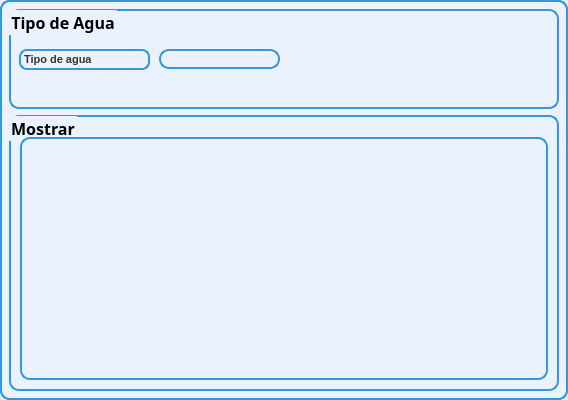
<?xml version="1.0" encoding="UTF-8"?>
<ui version="4.0">
 <class>TipoAguaScreen</class>
 <widget class="QMainWindow" name="TipoAguaScreen">
  <property name="geometry">
   <rect>
    <x>0</x>
    <y>0</y>
    <width>568</width>
    <height>400</height>
   </rect>
  </property>
  <property name="minimumSize">
   <size>
    <width>568</width>
    <height>400</height>
   </size>
  </property>
  <property name="maximumSize">
   <size>
    <width>568</width>
    <height>400</height>
   </size>
  </property>
  <property name="windowTitle">
   <string>Tipo de Agua</string>
  </property>
  <property name="styleSheet">
   <string notr="true">border: 2px solid #3498db;
border-radius: 10px;

background-color: #eaf2ff;</string>
  </property>
  <widget class="QWidget" name="centralwidget">
   <layout class="QVBoxLayout" name="verticalLayout">
    <item>
     <widget class="QGroupBox" name="groupBox">
      <property name="minimumSize">
       <size>
        <width>550</width>
        <height>100</height>
       </size>
      </property>
      <property name="maximumSize">
       <size>
        <width>551</width>
        <height>100</height>
       </size>
      </property>
      <property name="font">
       <font>
        <family>Arial Black</family>
        <pointsize>12</pointsize>
        <weight>75</weight>
        <bold>true</bold>
       </font>
      </property>
      <property name="styleSheet">
       <string notr="true">background-color:#eaf2ff;</string>
      </property>
      <property name="title">
       <string>Tipo de Agua</string>
      </property>
      <widget class="QLabel" name="label">
       <property name="geometry">
        <rect>
         <x>10</x>
         <y>40</y>
         <width>131</width>
         <height>21</height>
        </rect>
       </property>
       <property name="styleSheet">
        <string notr="true">background-color: #eaf2ff;
border: 2px solid #3498db;
border-radius: 8px;
color: #333333;
font-size: 11px;
font-weight: bold;
text-align: center;</string>
       </property>
       <property name="text">
        <string>Tipo de agua</string>
       </property>
      </widget>
      <widget class="QLineEdit" name="line_tipoagua">
       <property name="geometry">
        <rect>
         <x>150</x>
         <y>40</y>
         <width>121</width>
         <height>20</height>
        </rect>
       </property>
      </widget>
      <widget class="QPushButton" name="btn_agregar">
       <property name="geometry">
        <rect>
         <x>310</x>
         <y>10</y>
         <width>60</width>
         <height>60</height>
        </rect>
       </property>
       <property name="minimumSize">
        <size>
         <width>55</width>
         <height>55</height>
        </size>
       </property>
       <property name="maximumSize">
        <size>
         <width>60</width>
         <height>60</height>
        </size>
       </property>
       <property name="layoutDirection">
        <enum>Qt::RightToLeft</enum>
       </property>
       <property name="styleSheet">
        <string notr="true">QPushButton{
background-color: #eaf2ff;
border: none;
}

QPushButton:hover{
background-color: white;
border-top-left-radius: 20px;
border-bottom-left-radius: 20px;
color: rgb(0, 0, 0);
}</string>
       </property>
       <property name="text">
        <string/>
       </property>
       <property name="icon">
        <iconset resource="../../../../Images/Botones_Interfaz/Botones.qrc">
         <normaloff>:/Images/Botones_Interfaz/agregar.png</normaloff>:/Images/Botones_Interfaz/agregar.png</iconset>
       </property>
       <property name="iconSize">
        <size>
         <width>50</width>
         <height>50</height>
        </size>
       </property>
      </widget>
      <widget class="QPushButton" name="btn_editar">
       <property name="geometry">
        <rect>
         <x>380</x>
         <y>10</y>
         <width>60</width>
         <height>60</height>
        </rect>
       </property>
       <property name="minimumSize">
        <size>
         <width>55</width>
         <height>55</height>
        </size>
       </property>
       <property name="maximumSize">
        <size>
         <width>60</width>
         <height>60</height>
        </size>
       </property>
       <property name="layoutDirection">
        <enum>Qt::RightToLeft</enum>
       </property>
       <property name="styleSheet">
        <string notr="true">QPushButton{
background-color: #eaf2ff;
border: none;
}

QPushButton:hover{
background-color: white;
border-top-left-radius: 20px;
border-bottom-left-radius: 20px;
color: rgb(0, 0, 0);
}</string>
       </property>
       <property name="text">
        <string/>
       </property>
       <property name="icon">
        <iconset resource="../../../../Images/Botones_Interfaz/Botones.qrc">
         <normaloff>:/Images/Botones_Interfaz/editar.png</normaloff>:/Images/Botones_Interfaz/editar.png</iconset>
       </property>
       <property name="iconSize">
        <size>
         <width>50</width>
         <height>50</height>
        </size>
       </property>
      </widget>
      <widget class="QPushButton" name="btn_borrar">
       <property name="geometry">
        <rect>
         <x>450</x>
         <y>10</y>
         <width>60</width>
         <height>60</height>
        </rect>
       </property>
       <property name="minimumSize">
        <size>
         <width>55</width>
         <height>55</height>
        </size>
       </property>
       <property name="maximumSize">
        <size>
         <width>60</width>
         <height>60</height>
        </size>
       </property>
       <property name="layoutDirection">
        <enum>Qt::RightToLeft</enum>
       </property>
       <property name="styleSheet">
        <string notr="true">QPushButton{
background-color: #eaf2ff;
border: none;
}

QPushButton:hover{
background-color: white;
border-top-left-radius: 20px;
border-bottom-left-radius: 20px;
color: rgb(0, 0, 0);
}</string>
       </property>
       <property name="text">
        <string/>
       </property>
       <property name="icon">
        <iconset resource="../../../../Images/Botones_Interfaz/Botones.qrc">
         <normaloff>:/Images/Botones_Interfaz/borrar.png</normaloff>:/Images/Botones_Interfaz/borrar.png</iconset>
       </property>
       <property name="iconSize">
        <size>
         <width>50</width>
         <height>50</height>
        </size>
       </property>
      </widget>
     </widget>
    </item>
    <item>
     <widget class="QGroupBox" name="groupBox_2">
      <property name="font">
       <font>
        <family>Arial Black</family>
        <pointsize>12</pointsize>
        <weight>75</weight>
        <bold>true</bold>
       </font>
      </property>
      <property name="styleSheet">
       <string notr="true">background-color: #eaf2ff;
padding: 12px;
</string>
      </property>
      <property name="title">
       <string>Mostrar</string>
      </property>
      <layout class="QHBoxLayout" name="horizontalLayout">
       <property name="topMargin">
        <number>20</number>
       </property>
       <item>
        <widget class="QTableWidget" name="table_tipoagua"/>
       </item>
      </layout>
     </widget>
    </item>
   </layout>
  </widget>
 </widget>
 <resources>
  <include location="../../../../Images/Botones_Interfaz/Botones.qrc"/>
 </resources>
 <connections/>
</ui>
